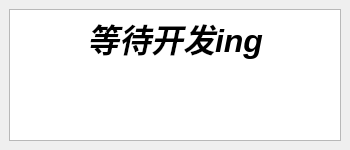
<?xml version="1.0" encoding="UTF-8"?>
<ui version="4.0">
 <class>RankWindow</class>
 <widget class="QMainWindow" name="RankWindow">
  <property name="geometry">
   <rect>
    <x>0</x>
    <y>0</y>
    <width>350</width>
    <height>150</height>
   </rect>
  </property>
  <property name="windowTitle">
   <string>MainWindow</string>
  </property>
  <widget class="QWidget" name="centralwidget">
   <layout class="QHBoxLayout" name="horizontalLayout">
    <item>
     <widget class="QTextBrowser" name="rankText">
      <property name="html">
       <string>&lt;!DOCTYPE HTML PUBLIC &quot;-//W3C//DTD HTML 4.0//EN&quot; &quot;http://www.w3.org/TR/REC-html40/strict.dtd&quot;&gt;
&lt;html&gt;&lt;head&gt;&lt;meta name=&quot;qrichtext&quot; content=&quot;1&quot; /&gt;&lt;style type=&quot;text/css&quot;&gt;
p, li { white-space: pre-wrap; }
&lt;/style&gt;&lt;/head&gt;&lt;body style=&quot; font-family:'SimSun'; font-size:9pt; font-weight:400; font-style:normal;&quot;&gt;
&lt;p align=&quot;center&quot; style=&quot; margin-top:0px; margin-bottom:0px; margin-left:0px; margin-right:0px; -qt-block-indent:0; text-indent:0px;&quot;&gt;&lt;span style=&quot; font-size:24pt; font-weight:600; font-style:italic;&quot;&gt;等待开发ing&lt;/span&gt;&lt;/p&gt;&lt;/body&gt;&lt;/html&gt;</string>
      </property>
     </widget>
    </item>
   </layout>
  </widget>
 </widget>
 <resources/>
 <connections/>
</ui>
